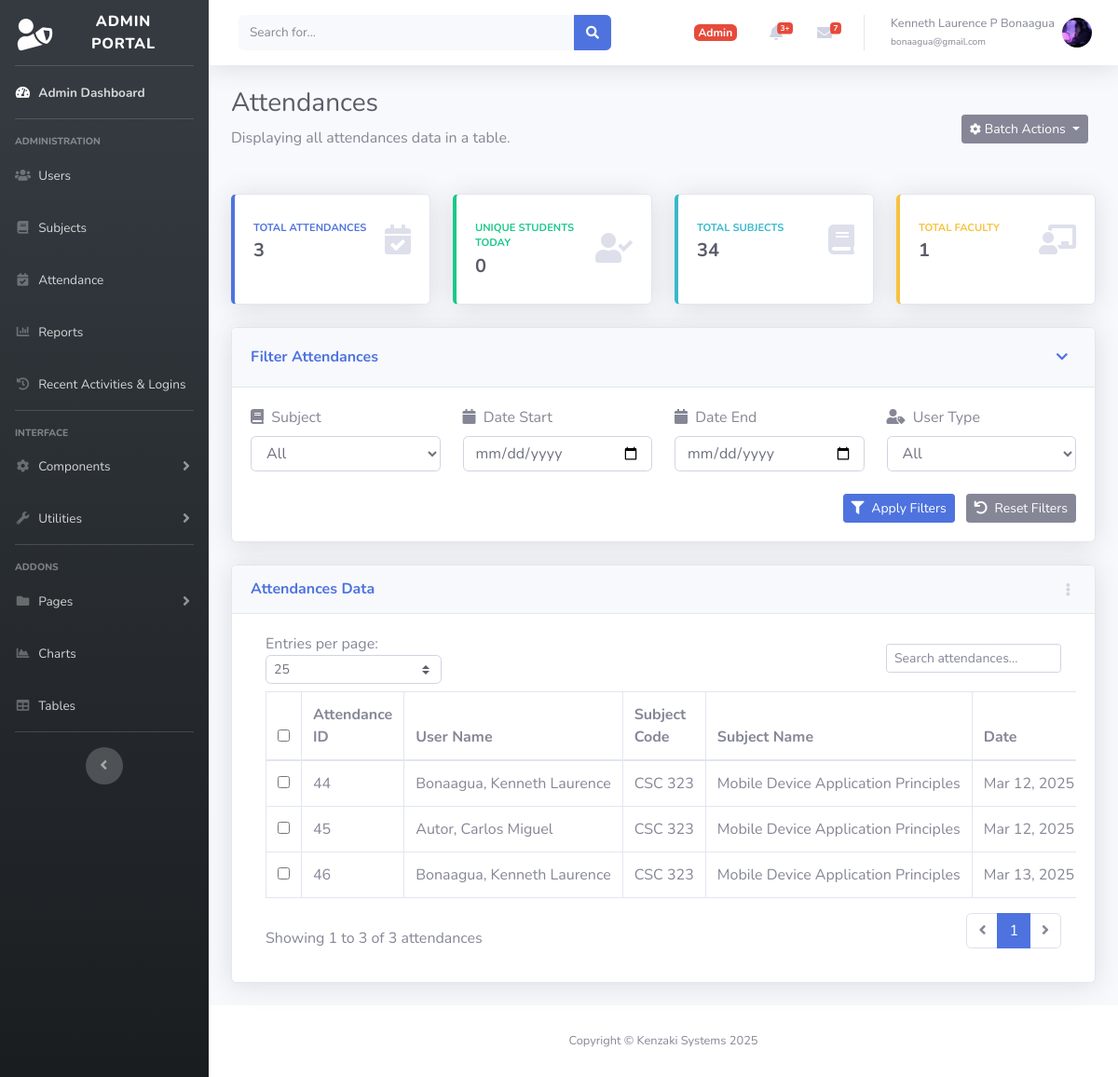
The page /attendances.php (signed in) on the database its author committed.
### tables this page shows
CREATE TABLE `attendances` (
  `id` int(11) NOT NULL,
  `user_id` int(11) DEFAULT NULL,
  `subject_id` int(11) DEFAULT NULL,
  `time_in` timestamp NULL DEFAULT NULL
);

CREATE TABLE `subjects` (
  `id` int(11) NOT NULL,
  `code` varchar(225) DEFAULT NULL,
  `name` varchar(225) DEFAULT NULL,
  `faculty_id` int(11) DEFAULT NULL,
  `status` int(11) DEFAULT NULL,
  `joincode` varchar(225) DEFAULT NULL
);

### attendances.php (the view, shortened to what this page needs)
<?php
include 'includes/header.php';
require 'db.php';
$filter_date_start = isset($_GET['date_start']) ? $_GET['date_start'] : '';
$filter_date_end = isset($_GET['date_end']) ? $_GET['date_end'] : '';
$sql = "SELECT a.id AS attendance_id,
        DATE_FORMAT(a.time_in, '%Y-%m-%d %r') AS attendance_time,
        CONCAT(u.lastname, ', ', u.firstname) AS user_name,
        s.code AS subject_code,
        s.name AS subject_name
        FROM attendances a
        LEFT JOIN users u ON a.user_id = u.id
        LEFT JOIN subjects s ON a.subject_id = s.id
        WHERE u.usertype = 'student'";
$result = $conn->query($sql);
$statsQuery = "SELECT
    (SELECT COUNT(*) FROM attendances) as total_attendances,
    (SELECT COUNT(DISTINCT user_id) FROM attendances WHERE DATE(time_in) = CURDATE()) as unique_students_today,
    (SELECT COUNT(*) FROM subjects) as total_subjects,
    (SELECT COUNT(*) FROM users WHERE usertype = 'faculty') as total_faculty";
$statsResult = $conn->query($statsQuery);
$stats = $statsResult->fetch_assoc();
?>
<div class="container-fluid">
    <div class="d-sm-flex align-items-center justify-content-between mb-4">
        <div>
            <h1 class="h3 mb-2 text-gray-800">Attendances</h1>
            <p class="mb-4">Displaying all attendances data in a table.</p>
        </div>
        <div>
            <div class="btn-group mr-2">
                <button type="button" class="btn btn-secondary btn-sm dropdown-toggle" data-toggle="dropdown" aria-expanded="false">
                    <i class="fas fa-cog fa-sm"></i> Batch Actions
                </button>
            </div>
        </div>
    </div>
    <div class="row">
        <div class="col-xl-3 col-md-6 mb-4">
            <div class="card border-left-primary shadow h-100 py-2">
                <div class="card-body">
                    <div class="row no-gutters align-items-center">
                        <div class="col mr-2">
                            <div class="text-xs font-weight-bold text-primary text-uppercase mb-1">Total Attendances</div>
                            <div class="h5 mb-0 font-weight-bold text-gray-800"><?= $stats['total_attendances'] ?></div>
                        </div>
                        <div class="col-auto">
                            <i class="fas fa-calendar-check fa-2x text-gray-300"></i>
                        </div>
                    </div>
                </div>
            </div>
        </div>
        <div class="col-xl-3 col-md-6 mb-4">
            <div class="card border-left-success shadow h-100 py-2">
                <div class="card-body">
                    <div class="row no-gutters align-items-center">
                        <div class="col mr-2">
                            <div class="text-xs font-weight-bold text-success text-uppercase mb-1">Unique Students Today</div>
                            <div class="h5 mb-0 font-weight-bold text-gray-800"><?= $stats['unique_students_today'] ?></div>
                        </div>
                        <div class="col-auto">
                            <i class="fas fa-user-check fa-2x text-gray-300"></i>
                        </div>
                    </div>
                </div>
            </div>
        </div>
        <div class="col-xl-3 col-md-6 mb-4">
            <div class="card border-left-info shadow h-100 py-2">
                <div class="card-body">
                    <div class="row no-gutters align-items-center">
                        <div class="col mr-2">
                            <div class="text-xs font-weight-bold text-info text-uppercase mb-1">Total Subjects</div>
                            <div class="h5 mb-0 font-weight-bold text-gray-800"><?= $stats['total_subjects'] ?></div>
                        </div>
                        <div class="col-auto">
                            <i class="fas fa-book fa-2x text-gray-300"></i>
                        </div>
                    </div>
                </div>
            </div>
        </div>
        <div class="col-xl-3 col-md-6 mb-4">
            <div class="card border-left-warning shadow h-100 py-2">
                <div class="card-body">
                    <div class="row no-gutters align-items-center">
                        <div class="col mr-2">
                            <div class="text-xs font-weight-bold text-warning text-uppercase mb-1">Total Faculty</div>
                            <div class="h5 mb-0 font-weight-bold text-gray-800"><?= $stats['total_faculty'] ?></div>
                        </div>
                        <div class="col-auto">
                            <i class="fas fa-chalkboard-teacher fa-2x text-gray-300"></i>
                        </div>
                    </div>
                </div>
            </div>
        </div>
    </div>
    <div class="card shadow mb-4">
        <div class="card-header py-3 d-flex flex-row align-items-center justify-content-between">
            <h6 class="m-0 font-weight-bold text-primary">Filter Attendances</h6>
            <button class="btn btn-sm btn-link" type="button" data-toggle="collapse" data-target="#filtersCollapse" aria-expanded="true" aria-controls="filtersCollapse">
                <i class="fas fa-chevron-down"></i>
            </button>
        </div>
        <div class="collapse show" id="filtersCollapse">
            <div class="card-body">
                <form method="get" action="attendances.php" id="filterForm">
                    <div class="row">
                        <div class="col-md-3 mb-3">
                            <label for="subject_id"><i class="fas fa-book mr-1"></i> Subject</label>
                            <select class="form-control uniform-filter-size" id="subject_id" name="subject_id">
                                <option value="">All</option>
                            </select>
                        </div>
                        <div class="col-md-3 mb-3">
                            <label for="date_start"><i class="fas fa-calendar mr-1"></i> Date Start</label>
                            <input type="date" class="form-control uniform-filter-size" id="date_start" name="date_start" value="<?php echo htmlspecialchars($filter_date_start); ?>">
                        </div>
                        <div class="col-md-3 mb-3">
                            <label for="date_end"><i class="fas fa-calendar mr-1"></i> Date End</label>
                            <input type="date" class="form-control uniform-filter-size" id="date_end" name="date_end" value="<?php echo htmlspecialchars($filter_date_end); ?>">
                        </div>
                        <div class="col-md-3 mb-3">
                            <label for="usertype"><i class="fas fa-user-tag mr-1"></i> User Type</label>
                            <select class="form-control uniform-filter-size" id="usertype" name="usertype">
                                <option value="">All</option>
                            </select>
                        </div>
                    </div>
                    <div class="row mt-2">
                        <div class="col-md-12 text-right">
                            <button type="submit" class="btn btn-primary btn-sm">
                                <i class="fas fa-filter mr-1"></i> Apply Filters
                            </button>
                            <a href="attendances.php" class="btn btn-secondary btn-sm ml-2">
                                <i class="fas fa-undo mr-1"></i> Reset Filters
                            </a>
                        </div>
                    </div>
                </form>
            </div>
        </div>
    </div>
    <div class="card shadow mb-4">
        <div class="card-header py-3 d-flex flex-row align-items-center justify-content-between">
            <h6 class="m-0 font-weight-bold text-primary">Attendances Data</h6>
            <div class="dropdown no-arrow">
                <a class="dropdown-toggle" href="#" role="button" id="dropdownMenuLink" data-toggle="dropdown">
                    <i class="fas fa-ellipsis-v fa-sm fa-fw text-gray-400"></i>
                </a>
            </div>
        </div>
        <div class="card-body">
            <div class="table-responsive">
                <div class="px-3">
                    <table class="table table-bordered table-hover" id="dataTable" width="100%" cellspacing="0">
                        <thead>
                            <tr>
                                <th width="30px"><input type="checkbox" id="selectAllAttendances"></th>
                                <th>Attendance ID</th>
                                <th>User Name</th>
                                <th>Subject Code</th>
                                <th>Subject Name</th>
                                <th>Date</th>
                            </tr>
                        </thead>
                        <tbody>
                            <?php
                            if ($result->num_rows > 0) {
                                while($row = $result->fetch_assoc()) {
                                    echo "<tr>";
                                    echo "<td><input type='checkbox' name='attendance_checkbox' value='" . htmlspecialchars($row["attendance_id"]) . "'></td>";
                                    echo "<td><span class='truncate' title='" . htmlspecialchars($row["attendance_id"]) . "'>" . htmlspecialchars($row["attendance_id"]) . "</span></td>";
                                    echo "<td><span class='truncate' title='" . htmlspecialchars($row["user_name"]) . "'>" . htmlspecialchars($row["user_name"]) . "</span></td>";
                                    echo "<td><span class='truncate' title='" . htmlspecialchars($row["subject_code"]) . "'>" . htmlspecialchars($row["subject_code"]) . "</span></td>";
                                    echo "<td><span class='truncate' title='" . htmlspecialchars($row["subject_name"]) . "'>" . htmlspecialchars($row["subject_name"]) . "</span></td>";
                                    echo "<td><span class='truncate' title='" . date('M d, Y', strtotime($row["attendance_time"])) . "'>" . date('M d, Y', strtotime($row["attendance_time"])) . "</span></td>";
                                    echo "</tr>";
                                }
                            } else {
                                echo "<tr><td colspan='8' class='text-center'>No attendances found</td></tr>";
                            }
                            ?>
                        </tbody>
                    </table>
                </div>
            </div>
        </div>
    </div>
</div>
</div>
<?php include 'includes/footer.php'; ?>
</body>
</html>

### attendances.php (style rules this page uses)
.truncate { max-width: 100%; white-space: nowrap; overflow: hidden; text-overflow: ellipsis; display: block; }
.uniform-filter-size { width: 100%; }

### rows shown on the page
attendances: id "44", user_name "Bonaagua, Kenneth Laurence", subject.code "CSC 323", subject.name "Mobile Device Application Principles", attendance_time "Mar 12, 2025"
attendances: id "45", user_name "Autor, Carlos Miguel", subject.code "CSC 323", subject.name "Mobile Device Application Principles", attendance_time "Mar 12, 2025"
attendances: id "46", user_name "Bonaagua, Kenneth Laurence", subject.code "CSC 323", subject.name "Mobile Device Application Principles", attendance_time "Mar 13, 2025"

### other values the page prints
$_SESSION['usertype'] "Admin"
$_SESSION['firstname'] "Kenneth Laurence"
$_SESSION['middle_init'] "P"
$_SESSION['lastname'] "Bonaagua"
$_SESSION['email'] "bonaagua@gmail.com"
$stats['total_attendances'] "3"
$stats['unique_students_today'] "0"
$stats['total_subjects'] "34"
$stats['total_faculty'] "1"
